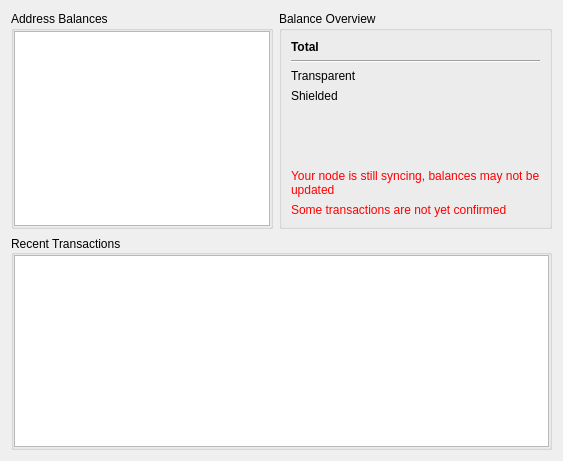
      <widget class="QWidget" name="tab">
       <attribute name="title">
        <string>Overview</string>
       </attribute>
       <layout class="QGridLayout" name="gridLayout_2">
        <item row="0" column="0">
         <layout class="QHBoxLayout" name="horizontalLayout_5">
          <item>
           <widget class="QGroupBox" name="groupBox_2">
            <property name="sizePolicy">
             <sizepolicy hsizetype="Expanding" vsizetype="Preferred">
              <horstretch>0</horstretch>
              <verstretch>0</verstretch>
             </sizepolicy>
            </property>
            <property name="title">
             <string>Address Balances</string>
            </property>
            <layout class="QHBoxLayout" name="horizontalLayout_4">
             <property name="spacing">
              <number>6</number>
             </property>
             <property name="leftMargin">
              <number>0</number>
             </property>
             <property name="topMargin">
              <number>0</number>
             </property>
             <property name="rightMargin">
              <number>0</number>
             </property>
             <property name="bottomMargin">
              <number>0</number>
             </property>
             <item>
              <widget class="QTableView" name="balancesTable">
               <property name="selectionMode">
                <enum>QAbstractItemView::SingleSelection</enum>
               </property>
               <property name="selectionBehavior">
                <enum>QAbstractItemView::SelectRows</enum>
               </property>
               <property name="cornerButtonEnabled">
                <bool>false</bool>
               </property>
               <attribute name="horizontalHeaderShowSortIndicator" stdset="0">
                <bool>false</bool>
               </attribute>
               <attribute name="horizontalHeaderStretchLastSection">
                <bool>true</bool>
               </attribute>
               <attribute name="verticalHeaderVisible">
                <bool>false</bool>
               </attribute>
              </widget>
             </item>
            </layout>
           </widget>
          </item>
         </layout>
        </item>
        <item row="0" column="1">
         <widget class="QGroupBox" name="groupBox">
          <property name="minimumSize">
           <size>
            <width>250</width>
            <height>0</height>
           </size>
          </property>
          <property name="title">
           <string>Balance Overview</string>
          </property>
          <property name="flat">
           <bool>false</bool>
          </property>
          <layout class="QGridLayout" name="gridLayout">
           <item row="0" column="0">
            <layout class="QVBoxLayout" name="verticalLayout">
             <item>
              <layout class="QHBoxLayout" name="horizontalLayout_3">
               <item>
                <widget class="QLabel" name="label_3">
                 <property name="sizePolicy">
                  <sizepolicy hsizetype="Minimum" vsizetype="Preferred">
                   <horstretch>0</horstretch>
                   <verstretch>0</verstretch>
                  </sizepolicy>
                 </property>
                 <property name="font">
                  <font>
                   <weight>75</weight>
                   <bold>true</bold>
                  </font>
                 </property>
                 <property name="text">
                  <string>Total</string>
                 </property>
                </widget>
               </item>
               <item>
                <widget class="QLabel" name="balTotal">
                 <property name="font">
                  <font>
                   <weight>75</weight>
                   <bold>true</bold>
                  </font>
                 </property>
                 <property name="text">
                  <string/>
                 </property>
                 <property name="alignment">
                  <set>Qt::AlignRight|Qt::AlignTrailing|Qt::AlignVCenter</set>
                 </property>
                </widget>
               </item>
              </layout>
             </item>
             <item>
              <widget class="Line" name="line">
               <property name="orientation">
                <enum>Qt::Horizontal</enum>
               </property>
              </widget>
             </item>
             <item>
              <layout class="QHBoxLayout" name="horizontalLayout_2">
               <item>
                <widget class="QLabel" name="label_2">
                 <property name="sizePolicy">
                  <sizepolicy hsizetype="Minimum" vsizetype="Preferred">
                   <horstretch>0</horstretch>
                   <verstretch>0</verstretch>
                  </sizepolicy>
                 </property>
                 <property name="text">
                  <string>Transparent</string>
                 </property>
                </widget>
               </item>
               <item>
                <widget class="QLabel" name="balTransparent">
                 <property name="text">
                  <string/>
                 </property>
                 <property name="alignment">
                  <set>Qt::AlignRight|Qt::AlignTrailing|Qt::AlignVCenter</set>
                 </property>
                </widget>
               </item>
              </layout>
             </item>
             <item>
              <layout class="QHBoxLayout" name="horizontalLayout">
               <item>
                <widget class="QLabel" name="label">
                 <property name="sizePolicy">
                  <sizepolicy hsizetype="Minimum" vsizetype="Preferred">
                   <horstretch>0</horstretch>
                   <verstretch>0</verstretch>
                  </sizepolicy>
                 </property>
                 <property name="text">
                  <string>Shielded</string>
                 </property>
                </widget>
               </item>
               <item>
                <widget class="QLabel" name="balSheilded">
                 <property name="text">
                  <string/>
                 </property>
                 <property name="alignment">
                  <set>Qt::AlignRight|Qt::AlignTrailing|Qt::AlignVCenter</set>
                 </property>
                </widget>
               </item>
              </layout>
             </item>
             <item>
              <layout class="QHBoxLayout" name="horizontalLayout_99">
               <item>
                <widget class="QLabel" name="label_99">
                 <property name="sizePolicy">
                  <sizepolicy hsizetype="Minimum" vsizetype="Preferred">
                   <horstretch>0</horstretch>
                   <verstretch>0</verstretch>
                  </sizepolicy>
                 </property>
                 <property name="font">
                  <font>
                   <weight>75</weight>
                   <bold>true</bold>
                  </font>
                 </property>
                 <property name="text">
                  <string/>
                 </property>
                </widget>
               </item>
               <item>
                <widget class="QLabel" name="balUSDTotal">
                 <property name="font">
                  <font>
                   <weight>75</weight>
                   <bold>true</bold>
                  </font>
                 </property>
                 <property name="text">
                  <string/>
                 </property>
                 <property name="alignment">
                  <set>Qt::AlignRight|Qt::AlignTrailing|Qt::AlignVCenter</set>
                 </property>
                </widget>
               </item>
              </layout>
             </item>
             <item>
              <spacer name="verticalSpacer">
               <property name="orientation">
                <enum>Qt::Vertical</enum>
               </property>
               <property name="sizeHint" stdset="0">
                <size>
                 <width>20</width>
                 <height>40</height>
                </size>
               </property>
              </spacer>
             </item>
             <item>
              <widget class="QLabel" name="lblSyncWarning">
               <property name="styleSheet">
                <string notr="true">color:red;</string>
               </property>
               <property name="text">
                <string>Your node is still syncing, balances may not be updated</string>
               </property>
               <property name="wordWrap">
                <bool>true</bool>
               </property>
              </widget>
             </item>
             <item>
              <widget class="QLabel" name="unconfirmedWarning">
               <property name="sizePolicy">
                <sizepolicy hsizetype="Minimum" vsizetype="Preferred">
                 <horstretch>0</horstretch>
                 <verstretch>0</verstretch>
                </sizepolicy>
               </property>
               <property name="styleSheet">
                <string notr="true">color: red;</string>
               </property>
               <property name="text">
                <string>Some transactions are not yet confirmed</string>
               </property>
              </widget>
             </item>
            </layout>
           </item>
          </layout>
         </widget>
        </item>
        <item row="1" column="0" colspan="2">
         <layout class="QHBoxLayout" name="horizontalLayout_28">
          <item>
           <widget class="QGroupBox" name="horizontalGroupBox_3">
            <property name="title">
             <string>Recent Transactions</string>
            </property>
            <property name="alignment">
             <set>Qt::AlignLeading|Qt::AlignLeft|Qt::AlignVCenter</set>
            </property>
            <layout class="QHBoxLayout" name="horizontalLayout_29">
             <property name="leftMargin">
              <number>0</number>
             </property>
             <property name="topMargin">
              <number>0</number>
             </property>
             <property name="rightMargin">
              <number>0</number>
             </property>
             <property name="bottomMargin">
              <number>0</number>
             </property>
             <item>
              <widget class="QTableView" name="transactionsTable">
               <property name="selectionMode">
                <enum>QAbstractItemView::SingleSelection</enum>
               </property>
               <property name="selectionBehavior">
                <enum>QAbstractItemView::SelectRows</enum>
               </property>
               <property name="cornerButtonEnabled">
                <bool>false</bool>
               </property>
               <attribute name="horizontalHeaderStretchLastSection">
                <bool>true</bool>
               </attribute>
               <attribute name="verticalHeaderVisible">
                <bool>false</bool>
               </attribute>
              </widget>
             </item>
            </layout>
           </widget>
          </item>
         </layout>
        </item>
       </layout>
      </widget>
